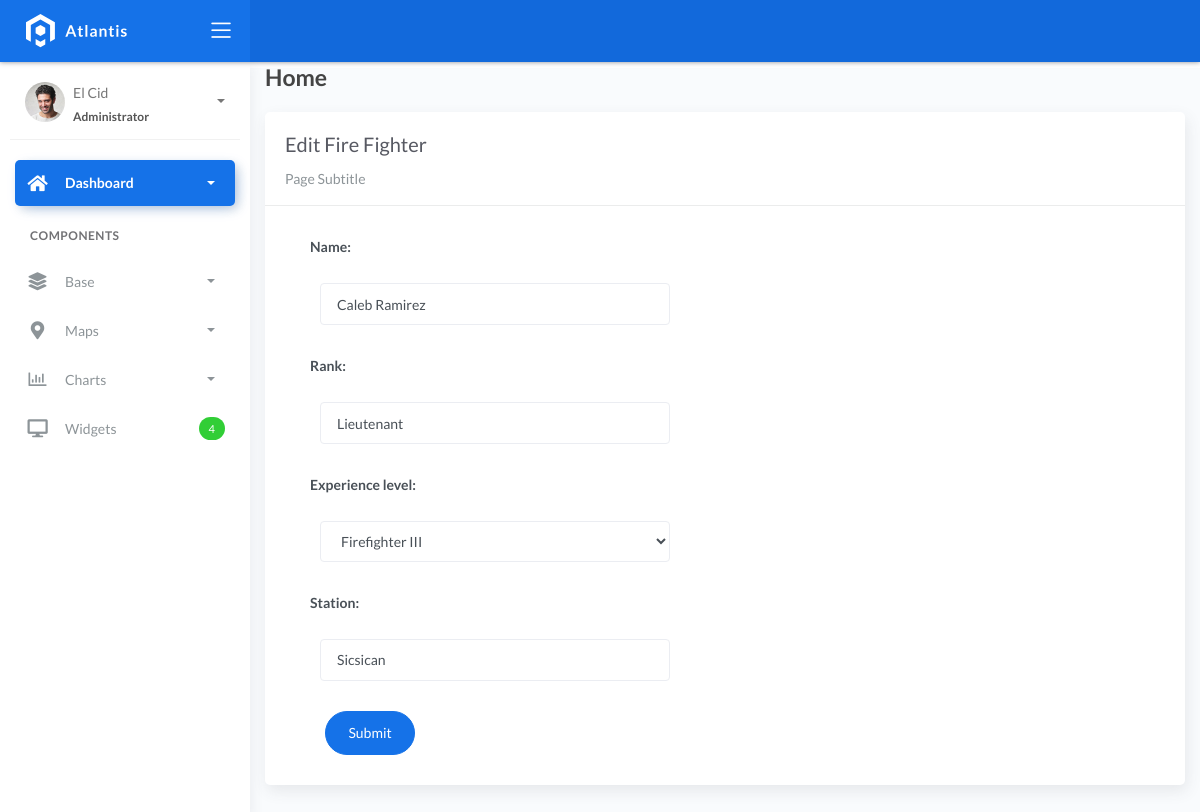
Page /fireFighter_list/1 on the earlier database version.
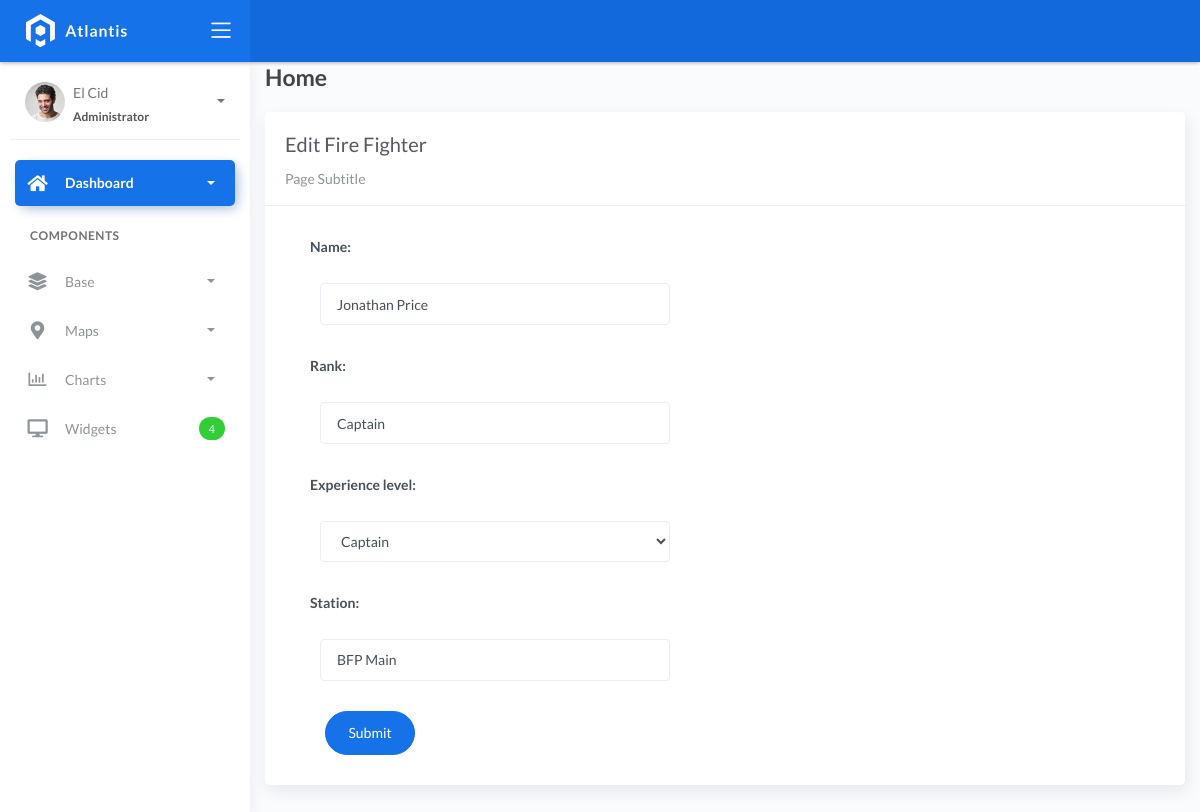
Same page on the later database version.
### fire/models.py (models this page shows, shortened)
class BaseModel(models.Model):
    created_at = models.DateTimeField(auto_now_add=True, db_index=True)
    updated_at = models.DateTimeField(auto_now=True)
    class Meta:
        abstract = True

class Firefighters(BaseModel):
    XP_CHOICES = (
        ('Probationary Firefighter', 'Probationary Firefighter'),
        ('Firefighter I', 'Firefighter I'),
        ('Firefighter II', 'Firefighter II'),
        ('Firefighter III', 'Firefighter III'),
        ('Driver', 'Driver'),
        ('Captain', 'Captain'),
        ('Battalion Chief', 'Battalion Chief'),)
    name = models.CharField(max_length=150)
    rank = models.CharField(max_length=150)
    experience_level = models.CharField(
        max_length=45, null=True, blank=True, choices=XP_CHOICES)
    station = models.CharField(max_length=150)

### fire/views.py (the view, shortened to what this page needs)
# urls.py: path('fireFighter_list/<pk>', FireFighterUpdateView.as_view(), name='fireFighter-update'),
class FireFighterUpdateView(UpdateView):
    model = Firefighters
    fields = "__all__"
    context_object_name = "fireFighter"
    template_name = 'firefighter_edit.html'
    success_url = reverse_lazy('fireFighter-list')

### templates/firefighter_edit.html
{% extends 'base.html' %} {% load static %} {% block content %}
<div class="content">
    <div class="container-fluid">
        <h4 class="page-title">Home</h4>
        <div class="row">
            <div class="col-md-12">
                <div class="card">
                    <div class="card-header">
                        <div class="card-title">Edit Fire Fighter</div>
                        <div class="card-category">Page Subtitle</div>
                    </div>
                    <div class="col-md-6">
                        <div class="card-body">
                            <form class="" action="" method="post" novalidate>
                                {% csrf_token %} {% include 'includes/form.html' %}
                                <div class="form-group">
                                    <div class="col-md-12 col-sm-3">
                                        <button type="submit" class="btn btn-primary btn-rounded">Submit</button>
                                    </div>
                                </div>
                            </form>
                        </div>
                    </div>
                </div>
            </div>
        </div>
    </div>
</div>
{% endblock %}

### templates/includes/form.html (shortened to what this page needs)
{% load widget_tweaks %}
{% for field in form %}
<div class="field item form-group">
    <label>{{ field.label_tag }}</label>
  <div class="form-group">
    {% render_field field class="form-control" %}
  </div>
</div>
{% endfor %}

Differences in the rows shown:
changed Firefighters: name "Caleb Ramirez" → "Jonathan Price"; rank "Lieutenant" → "Captain"; experience_level "Firefighter III" → "Captain"; station "Sicsican" → "BFP Main"
